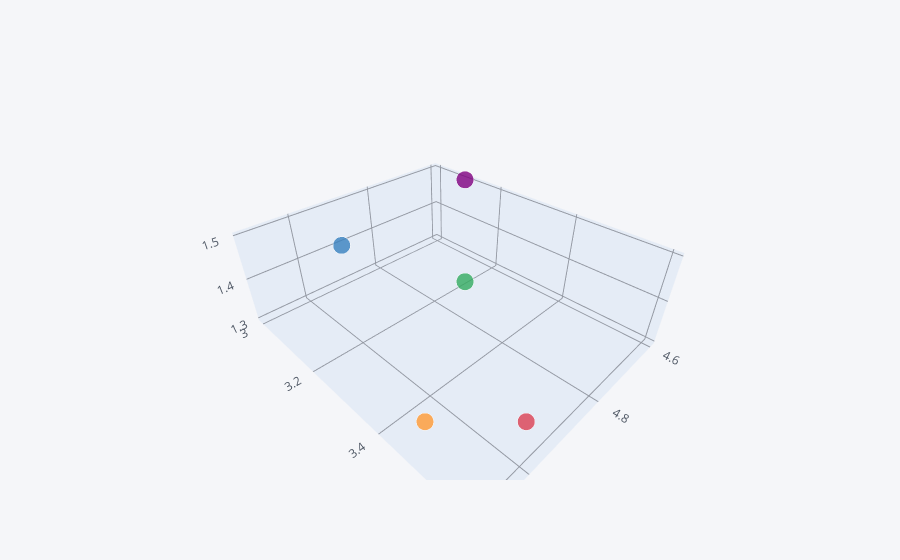

Notebook code for this chart:
### Code cell
df.head().iplot(kind='scatter3d', x="SepalLengthCm", y="SepalWidthCm", z ="PetalLengthCm")

### Figure 1 — Plotly figure (JSON) as saved in the notebook; plotly's stock layout.template omitted (floating-point values rounded to 4 significant figures)
{"data": [{"marker": {"color": ["rgba(255, 153, 51, 1.0)", "rgba(55, 128, 191, 1.0)", "rgba(50, 171, 96, 1.0)", "rgba(128, 0, 128, 1.0)", "rgba(219, 64, 82, 1.0)"], "opacity": 0.8, "size": [12, 12, 12, 12, 12], "symbol": "circle"}, "mode": "markers", "text": ["0", "1", "2", "3", "4"], "type": "scatter3d", "x": [5.1, 4.9, 4.7, 4.6, 5], "y": [3.5, 3, 3.2, 3.1, 3.6], "z": [1.4, 1.4, 1.3, 1.5, 1.4]}], "layout": {"legend": {"bgcolor": "#F5F6F9", "font": {"color": "#4D5663"}}, "paper_bgcolor": "#F5F6F9", "plot_bgcolor": "#F5F6F9", "scene": {"xaxis": {"gridcolor": "#9499A3", "showgrid": true, "tickfont": {"color": "#4D5663"}, "title": {"font": {"color": "#4D5663"}, "text": ""}, "zerolinecolor": "#9499A3"}, "yaxis": {"gridcolor": "#9499A3", "showgrid": true, "tickfont": {"color": "#4D5663"}, "title": {"font": {"color": "#4D5663"}, "text": ""}, "zerolinecolor": "#9499A3"}, "zaxis": {"gridcolor": "#9499A3", "showgrid": true, "tickfont": {"color": "#4D5663"}, "title": {"font": {"color": "#4D5663"}, "text": ""}, "zerolinecolor": "#9499A3"}}, "title": {"font": {"color": "#4D5663"}}}}
